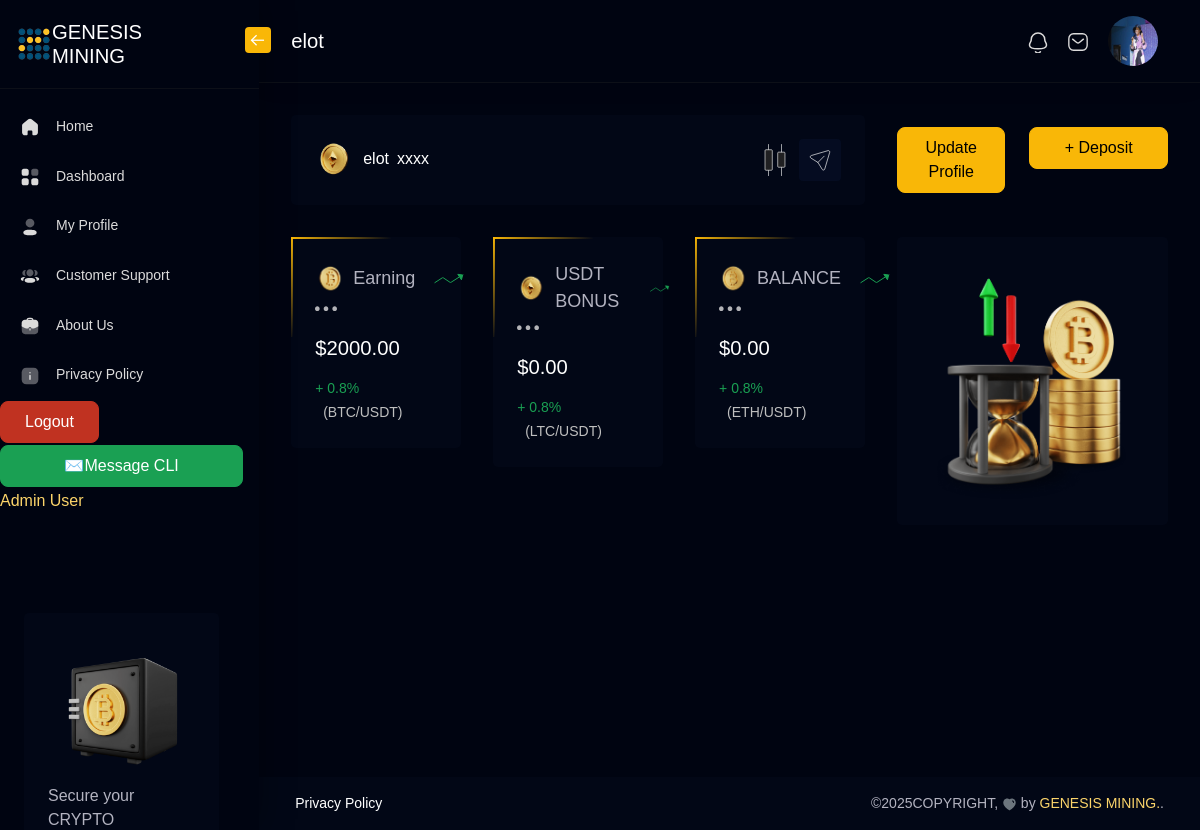
The page /dashboard/ (signed in) on the database its author committed.
### user_profiles/models.py (models this page shows, shortened)
class UserProfile(models.Model):
    user = models.OneToOneField(User, on_delete=models.CASCADE, related_name='user_profile')
    profile_picture = models.ImageField(
        upload_to='profile_pictures/',
        default='profile_pictures/01.png',  # Path to your default avatar
        blank=True,
        null=True,
    )

### UserApp/models.py (models this page shows)
class Profile(models.Model):
    user = models.OneToOneField(User, on_delete=models.CASCADE, related_name='profile')
    earnings = models.DecimalField(max_digits=10, decimal_places=2, default=0.00)
    usdt_bonus = models.DecimalField(max_digits=10, decimal_places=2, default=0.00)
    main_balance = models.DecimalField(max_digits=10, decimal_places=2, default=0.00)

### pages/views.py (the view)
# urls.py: path('dashboard/', views.dashboard, name='dashboard'),  # Dashboard
@login_required(login_url="/login")
def dashboard(request):
    profile = Profile.objects.get(user=request.user)
    context = {
        'user': request.user,  # User object
        'profile': profile     # Profile object with balances
    }
    return render(request, 'pages/dashboard.html', context)  # Render the dashboard template.

### pages/templates/pages/dashboard.html (shortened to what this page needs)
{% extends 'pages/base.html' %} {% load static %}
{% block content %}
<div class="container-fluid content-inner pb-0">
  <div class="row mb-4">
    <div class="col-lg-12">
      <div class="row align-items-center">
        <div class="col-xl-8 d-none d-md-block">
          <div class="card mb-0">
            <div class="card-body">
              <div class="d-flex justify-content-between flex-wrap">
                <div class="d-flex">
                  <img
                    src="{% static 'pages/images/coins/06.png'%}"
                    class="img-fluid avatar avatar-40 avatar-rounded"
                    alt="img8"
                  />
                  <div class="dropdown mt-2 ms-2">
                    <a
                      href="#"
                      class="text-white"
                      id="dropdownMenuButton1"
                      data-bs-toggle="dropdown"
                      aria-expanded="false"
                    >
                      <span class="mt-2">{{ user.username }}</span>
                    </a>
                  </div>
                  <div class="dropdown mt-2 ms-2">
                    <a
                      href="#"
                      class="text-white"
                      id="dropdownMenuButton2"
                      data-bs-toggle="dropdown"
                      aria-expanded="false"
                    >
                      <span class="mt-2">xxxx</span>
                    </a>
                  </div>
                </div>
                <div class="d-flex align-items-center justify-content-between">
                  <span class="">
                  </span>
                  <a href="#" class="bg-secondary rounded-1 p-2 ms-2">
                  </a>
                </div>
              </div>
            </div>
          </div>
        </div>
        <div class="col-xl-4">
          <div class="d-grid grid-3-auto gap-card">
            <div class="dropdown">
              <button
                class="btn btn-primary w-100"
                type="button"
                id="dropdownMenuButton3"
                data-bs-toggle="dropdown"
                aria-expanded="false"
              >
                Update Profile
              </button>
            </div>
            <div class="dropdown">
              <button
                class="btn btn-primary w-100"
                type="button"
                id="dropdownMenuButton4"
                data-bs-toggle="dropdown"
                aria-expanded="false"
              >
                + Deposit
              </button>
            </div>
          </div>
        </div>
      </div>
    </div>
  </div>
  <div class="row pt-2">
    <div class="col-lg-8">
      <div class="row">
        <div class="col-lg-12">
          <div class="row">
            <div class="col-lg-4">
              <div class="card shining-card">
                <div class="card-body">
                  <div
                    class="d-flex justify-content-between align-items-center flex-wrap"
                  >
                    <div class="d-flex align-items-center gap-2">
                      <img
                        src="{% static 'pages/images/coins/01.png'%}"
                        class="img-fluid avatar avatar-30 avatar-rounded"
                        alt="img60"
                      />
                      <span class="fs-5 me-2">Earning</span>
                    </div>
                    <div class="dropdown">
                      <a
                        href="#"
                        class="text-gray"
                        id="dropdownMenuButton36"
                        data-bs-toggle="dropdown"
                        aria-expanded="true"
                      >
                      </a>
                    </div>
                  </div>
                  <div class="pt-3">
                    <h4 class="counter" style="visibility: visible">
                      ${{ profile.earnings }}
                    </h4>
                    <div class="pt-3">
                      <small class="text-success">+ 0.8%</small>
                      <small class="ms-2">(BTC/USDT)</small>
                    </div>
                  </div>
                </div>
              </div>
            </div>
            <div class="col-lg-4">
              <div class="card shining-card">
                <div class="card-body">
                  <div
                    class="d-flex justify-content-between align-items-center flex-wrap"
                  >
                    <div class="d-flex align-items-center gap-2">
                      <img
                        src="{% static 'pages/images/coins/06.png'%}"
                        class="img-fluid avatar avatar-30 avatar-rounded"
                        alt="img60"
                      />
                      <span class="fs-5 me-2">USDT BONUS</span>
                    </div>
                    <div class="dropdown">
                      <a
                        href="#"
                        class="text-gray"
                        id="dropdownMenuButton36"
                        data-bs-toggle="dropdown"
                        aria-expanded="true"
                      >
                      </a>
                    </div>
                  </div>
                  <div class="progress-detail pt-3">
                    <h4 class="counter" style="visibility: visible">
                      ${{ profile.usdt_bonus }}
                    </h4>
                    <div class="pt-3">
                      <small class="text-success">+ 0.8%</small>
                      <small class="ms-2">(LTC/USDT)</small>
                    </div>
                  </div>
                </div>
              </div>
            </div>
            <div class="col-lg-4">
              <div class="card shining-card">
                <div class="card-body">
                  <div
                    class="d-flex justify-content-between align-items-center flex-wrap"
                  >
                    <div class="d-flex align-items-center gap-2">
                      <img
                        src="{% static 'pages/images/coins/03.png'%}"
                        class="img-fluid avatar avatar-30 avatar-rounded"
                        alt="img60"
                      />
                      <span class="fs-5 me-2">BALANCE</span>
                    </div>
                    <div class="dropdown">
                      <a
                        href="#"
                        class="text-gray"
                        id="dropdownMenuButton36"
                        data-bs-toggle="dropdown"
                        aria-expanded="true"
                      >
                      </a>
                    </div>
                  </div>
                  <div class="progress-detail pt-3">
                    <h4 class="counter" style="visibility: visible">
                      ${{ profile.main_balance }}
                    </h4>
                    <div class="pt-3">
                      <small class="text-success">+ 0.8%</small>
                      <small class="ms-2">(ETH/USDT)</small>
                    </div>
                  </div>
                </div>
              </div>
            </div>
          </div>
        </div>
      </div>
    </div>
    <div class="col-lg-4">
      <div class="row">
        <div class="col-lg-12">
          <div class="card">
            <div
              class="card-body d-flex align-items-center justify-content-center"
            >
              <img
                src="{% static 'pages/images/coins/14.png'%}"
                class="img-fluid p-0 img-right-banner-top"
                alt="img60"
              />
            </div>
          </div>
        </div>
      </div>
    </div>
  </div>
</div>
{% endblock %}

### pages/templates/pages/base.html (shortened to what this page needs)
<!doctype html>
{% load static %}
<html lang="en" data-bs-theme="dark">
  <head>
      <link rel="stylesheet" href="{% static 'pages/css/core/libs.min.css' %}">
      <link rel="stylesheet" href="{% static 'pages/css/coinex.min.css' %}">
      <link rel="stylesheet" href="{% static 'pages/css/custom.min.css' %}">
 </head>
  <body class=" ">
    <aside class="sidebar sidebar-default navs-rounded ">
        <div class="sidebar-header d-flex align-items-center justify-content-start">
            <a href="{% url 'pages:index' %}" class="navbar-brand dis-none align-items-center">
                <img src="{% static 'pages/images/logo.png' %}" class="img-fluid " alt="logo">                          <h4 class="logo-title m-0">GENESIS<br>MINING</h4>
            </a>
            <div class="sidebar-toggle" data-toggle="sidebar" data-active="true">
                <i class="icon">
                    <svg width="20" viewbox="0 0 24 24" fill="none" xmlns="http://www.w3.org/2000/svg">
                        <path d="M4.25 12.2744L19.25 12.2744" stroke="currentColor" stroke-width="1.5"></path>
                        <path d="M10.2998 18.2988L4.2498 12.2748L10.2998 6.24976" stroke="currentColor" stroke-width="1.5"></path>
                    </svg>
                </i>
            </div>
        </div>
        <div class="sidebar-body p-0 data-scrollbar">
            <div class="navbar-collapse pe-3" id="sidebar">
                <ul class="navbar-nav iq-main-menu">
                    <li class="nav-item ">
                        <a class="nav-link " aria-current="page" href="{% url 'pages:index' %}">
                            <i class="icon">
                            </i>
                            <span class="item-name">Home</span>
                        </a>
                    </li>
              {% if request.user.is_authenticated %}
                    <li class="nav-item ">
                        <a class="nav-link " aria-current="page" href="{% url 'pages:dashboard' %}">
                            <i class="icon">
                            </i>
                            <span class="item-name">Dashboard</span>
                        </a>
                    </li>
                    <li class="nav-item ">
                        <a class="nav-link " aria-current="page" href="{% url 'pages:my_profile' %}">
                            <i class="icon">
                            </i>
                            <span class="item-name">My Profile</span>
                        </a>
                    </li>
                    <li class="nav-item ">
                        <a class="nav-link " aria-current="page" href="{% url 'pages:customer_support' %}">
                            <i class="icon">
                            </i>
                            <span class="item-name">Customer Support</span>
                        </a>
                    </li>
              {% endif %}
                              <li class="nav-item ">
                                <a class="nav-link " aria-current="page" href="{% url 'pages:about' %}">
                                    <i class="icon">
                                    </i>
                                    <span class="item-name">About Us</span>
                                </a>
                            </li>
                            <li class="nav-item ">
                                <a class="nav-link " aria-current="page" href="{% url 'pages:privacy_policy'%}">
                                    <i class="icon">
                                    </i>
                                    <span class="item-name">Privacy Policy</span>
                                </a>
                            </li>
              {% if request.user.is_authenticated %}
                    <form action="{% url 'UserApp:logout' %}" method="post" class="nav-item" style="display:inline;">
                      <button type="submit" class="btn btn-danger">Logout</button>
                    </form>
              {% else %}
                    <li><hr class="hr-horizontal"></li>
              {% endif %}
            {% if request.user.is_superuser %}
                <a href="{% url 'support:send_message' %}" class="btn btn-success nav-item">✉️Message CLI</a>
            {% endif %}
            {% if request.user.is_superuser %}
                <a href="#" class="nav-item">Admin User</a>
            {% endif %}
            <div id="sidebar-footer" class="position-relative sidebar-footer">
                {% if request.user.is_authenticated %}
                    <div class="card mx-4">
                        <div class="card-body">
                            <div class="sidebarbottom-content">
                                <div class="image">
                                    <img src="{% static 'pages/images/coins/13.png' %}" alt="User-Profile" class="img-fluid">
                                </div>
                                <p class="mb-0">Secure your CRYPTO</p>
                            </div>
                        </div>
                    </div>
                {%endif%}
            </div>
        </div>
    </aside>    <main class="main-content">
      <div class="position-relative">
        <nav class="nav navbar navbar-expand-lg navbar-light iq-navbar border-bottom pb-lg-3  pt-lg-3 ">
          <div class="container-fluid navbar-inner">
          {% if request.user.is_authenticated %}
            <h4 class="title">
              {{ user.username }}
            </h4>
          {% else %}
            <h4 class="title">
              Join US
            </h4>
          {% endif %}
            <div class="collapse navbar-collapse" id="navbarSupportedContent">
              <ul class="navbar-nav ms-auto navbar-list mb-2 mb-lg-0 align-items-center">
                <li class="nav-item dropdown">
        {% if request.user.is_authenticated %}
                  <a  class="nav-link"  >
                  </a>
                </li>
                <li class="nav-item dropdown">
                  <a href="{% url 'support:inbox' %}" class="nav-link" >
                  </a>
                </li>
                        <li class="nav-item dropdown">
                          <a class="nav-link py-0 d-flex align-items-center" href="#" id="navbarDropdown" role="button" data-bs-toggle="dropdown" aria-expanded="false">
                            <img src="{{ user.user_profile.profile_picture.url }}" alt="" class="img-fluid avatar avatar-50 avatar-rounded">
                          </a>
                        </li>
  {% endif %}
              </ul>
            </div>
          </div>
        </nav>
      </div>
   {% block content %}{% comment %} GO FUCKING CRAZY GODSPLAN ITS 2025☣ Mean The THUNDER YOU ARE! ⚡ {% endcomment %}{% endblock %}
      <footer class="footer">
          <div class="footer-body gap-2">
              <ul class="left-panel list-inline mb-0 p-0">
                  <li class="list-inline-item me-2"><a href="{% url 'pages:privacy_policy' %}" class="text-white">Privacy Policy</a></li>
              </ul>
              <div class="right-panel text-center">
                  ©<script>document.write(new Date().getFullYear())</script>COPYRIGHT,
                  <span class="text-gray">
                  </span> by <a href="{% url 'pages:index' %}" target="_blank">GENESIS MINING.</a>.
              </div>
          </div>
      </footer>    </main>
    <script src="{% static 'pages/js/gsap.js' %}"></script>  </body>
</html>

### rows shown on the page
Profile: earnings "2000.00", usdt_bonus "0.00", main_balance "0.00"

### other values the page prints
{{ user.username }} "elot"
